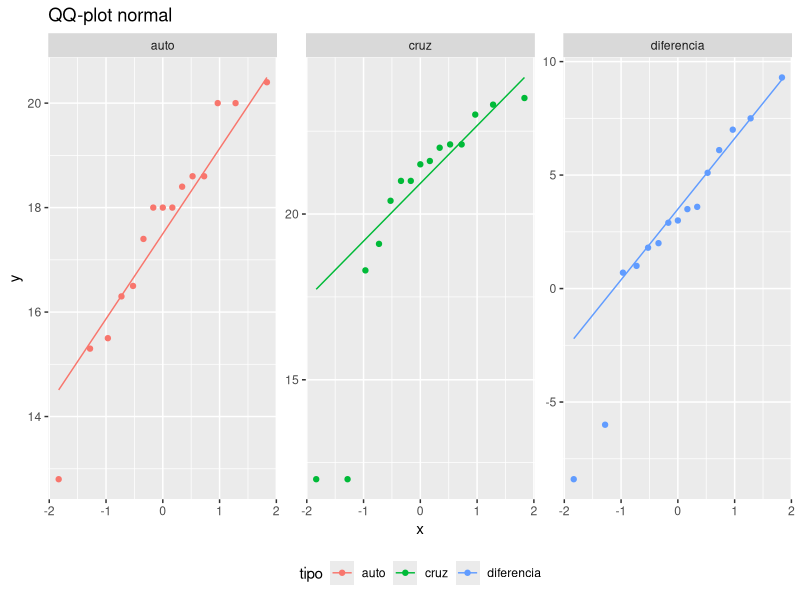
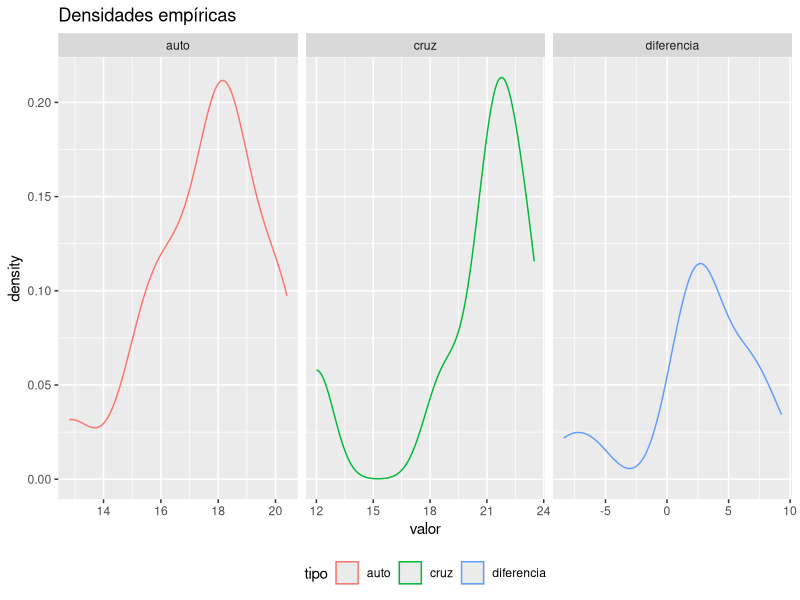
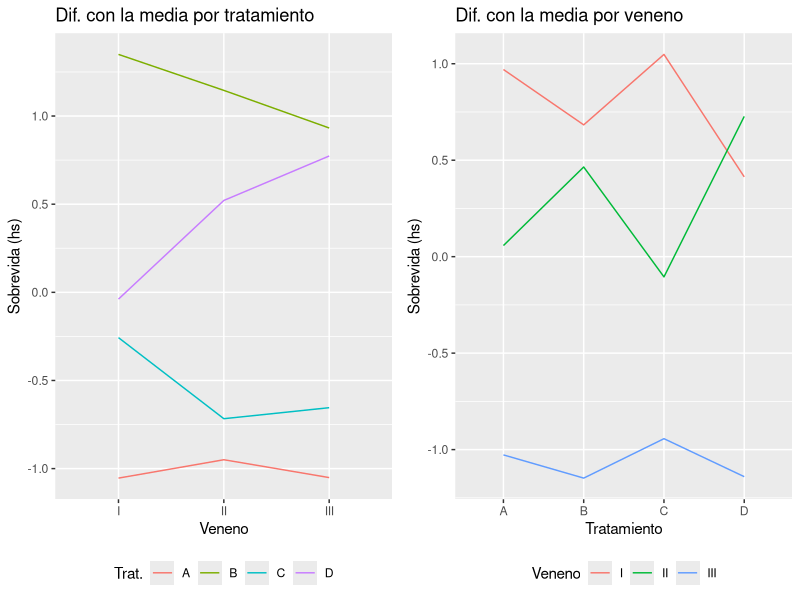
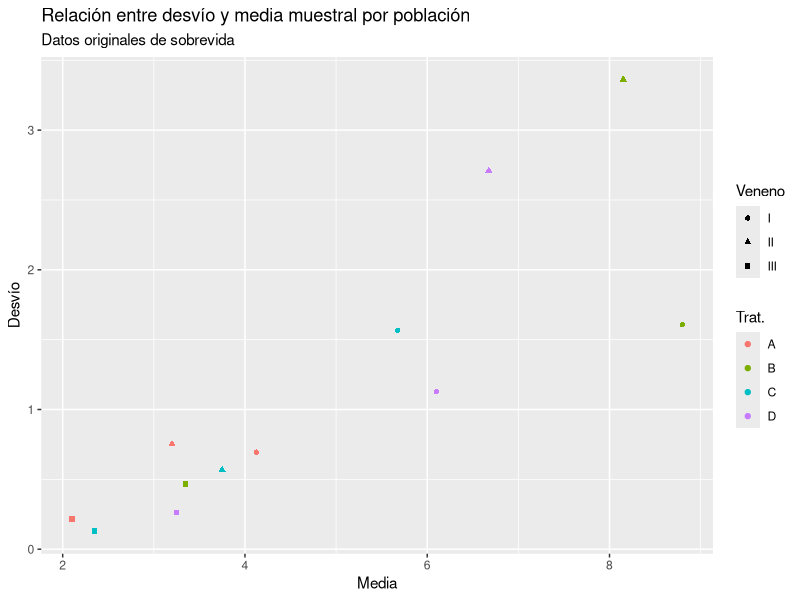
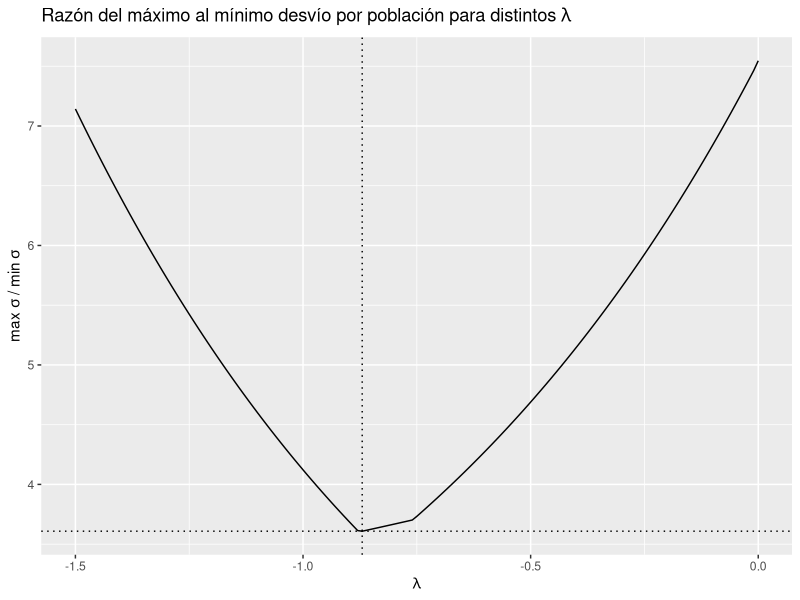
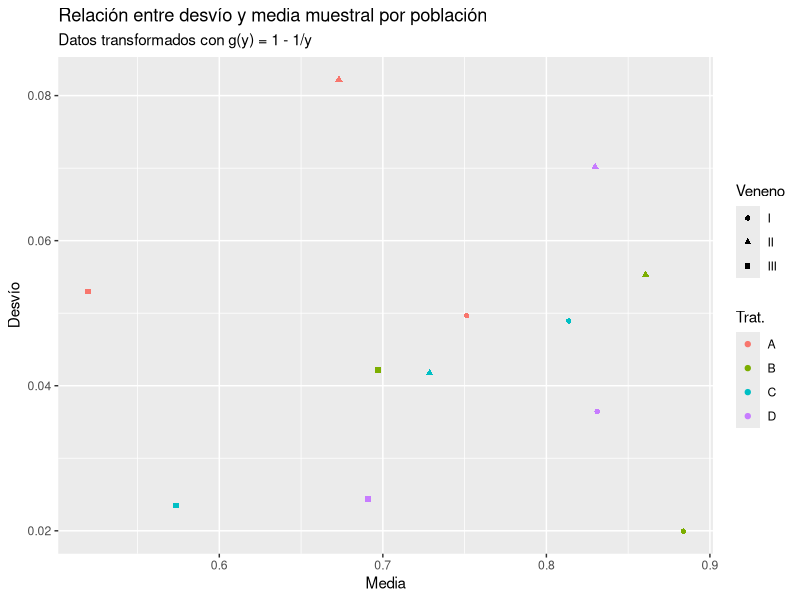
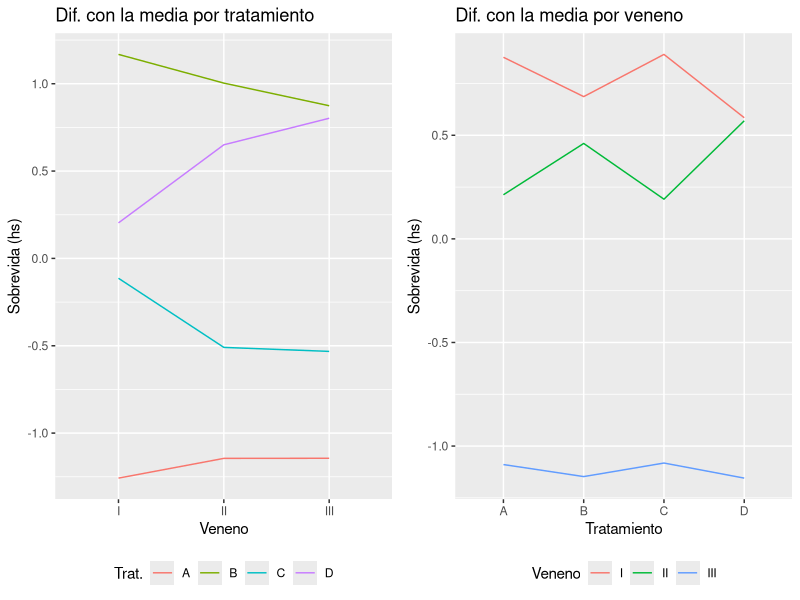
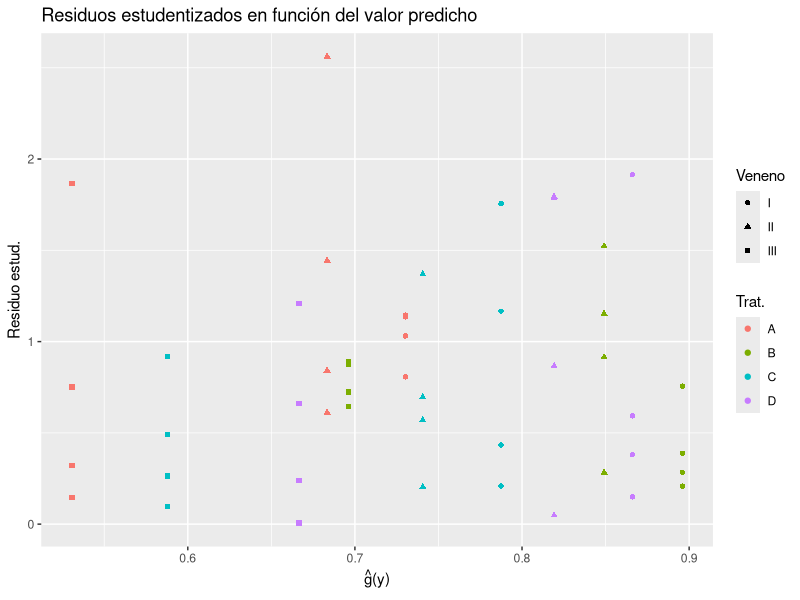

Generate these figures, in order, with R: (Note: this script raises an error after producing the figures.)
## ---- chunk 1
knitr::opts_chunk$set(echo = FALSE, message = FALSE, warning = FALSE)
options(tinytex.verbose = TRUE)
## ---- chunk 2
library(tidyverse) # manipulación de datos en general, graficos
library(broom) # limpieza y estructuracion de resultados de regresiones
library(GGally) # gráficos de perfiles, entre otros
library(gridExtra) # Paginado de gráficos 
## ---- chunk 3
tipo_cols <- cols(
  maceta = col_integer(),
  cruz = col_double(),
  auto = col_double()
)
df1 <- read_csv("../data/3-1.csv", col_types = tipo_cols)
## ---- chunk 4
df1 <- df1 %>%
  mutate(diferencia = cruz - auto)

df1 %>%
  gather("tipo", "valor", -maceta) %>%
  ggplot(aes(sample = valor, color = tipo)) +
  geom_qq() +
  geom_qq_line() +
  facet_wrap(~ tipo, scale = "free_y") +
  theme(legend.position = "bottom") +
  labs(title = "QQ-plot normal")

df1 %>%
  gather("tipo", "valor", -maceta) %>%
  ggplot(aes(valor, color = tipo)) +
  geom_density() +
  facet_wrap(~ tipo, scale = "free_x") +
  theme(legend.position = "bottom") +
  labs(title = "Densidades empíricas")
## ---- chunk 5
alfa <- 0.05
wcx_apar <- wilcox.test(df1$cruz, df1$auto, paired = T, alternative = "g",
                        conf.int = T, conf.level =1-alfa)
wcx_2samp <- wilcox.test(df1$cruz, df1$auto, paired = F, alternative = "g",
                        conf.int = T, conf.level = 1-alfa)
t_apar <- t.test(df1$cruz, df1$auto, paired = T, alternative = "g",
                        conf.int = T, conf.level = 1-alfa)
t_2samp <- t.test(df1$cruz, df1$auto, paired = F, alternative = "g",
                        conf.int = T, conf.level = 1-alfa)
## ---- chunk 6
tribble(
  ~Muestras, ~Test, ~llamada,
  "apareadas", "Wilcoxon", wcx_apar,
  "2 muestras", "Wilcoxon", wcx_2samp,
  "apareadas", "T de Student", t_apar,
  "2 muestras", "T de Student", t_2samp) %>%
  mutate(
    "p-valor" = map_dbl(llamada, "p.value"),
    "Lím. inf. IC" = map(llamada, "conf.int") %>% map_dbl(1)
  ) %>%
  select(-llamada) %>%
  knitr::kable(digits = 4)
## ---- chunk 7
tipo_cols <- cols()
raw2 <- read_csv("../data/3-2.csv", col_types = tipo_cols)
df2 <- raw2 %>%
  gather("trt", "sobrevida", -veneno) %>%
  mutate(
    trt = as_factor(trt),
    sobrevida = sobrevida * 10)

g3 <- df2 %>%
  group_by(veneno, trt) %>%
  summarise_all(mean)%>%
  spread(veneno, sobrevida) %>%
  ggparcoord(2:4, "trt") +
  labs(title = "Dif. con la media por tratamiento",
       x = "Veneno", y = "Sobrevida (hs)", color = "Trat.") +
  theme(legend.position = "bottom")

g4 <- df2 %>%
  group_by(veneno, trt) %>%
  summarise_all(mean)%>%
  spread(trt, sobrevida) %>%
  ggparcoord(2:5, "veneno") +
  labs(title = "Dif. con la media por veneno",
       x = "Tratamiento", y = "Sobrevida (hs)", color = "Veneno") +
  theme(legend.position = "bottom")

grid.arrange(g3, g4, ncol = 2)
## ---- chunk 8
df2 %>%
  group_by(veneno, trt) %>%
  summarise_all(lst(mean, sd)) %>%
  arrange(desc(sd)) %>%
  knitr::kable(
    digits = 3,
    caption = "La tasa entre los desvios de II:B y III:C es mayor a 26")
## ---- chunk 9
df2 %>%
  group_by(veneno, trt) %>%
  summarise_all(lst(mean, sd)) %>%
  ggplot(aes(mean, sd, color = trt, shape = veneno)) +
  geom_point() +
  labs(title = "Relación entre desvío y media muestral por población",
       subtitle = "Datos originales de sobrevida",
       x = "Media", y = "Desvío", shape = "Veneno", color = "Trat.")
## ---- chunk 10
boxcox <- function(y, lambda) {
  if (lambda == 0) {log(y)} else {(y^lambda - 1)/lambda}
}
evaluar_lambdas <- function(lambdas) {
  tasas <- vector("numeric", length(lambdas))
  for (i in seq_along(lambdas)) {
    l <- lambdas[i]
    desvios <- df2 %>%
      mutate(y = boxcox(sobrevida, lambda = l)) %>%
      group_by(veneno, trt) %>%
      dplyr::summarise(desvio = sd(y)) %>%
      pull("desvio")
    tasas[i] <- max(desvios)/min(desvios)
  }
  return(tibble(l = lambdas, t = tasas))
}

lambdas <- evaluar_lambdas(seq(-1.5, 0, 0.01))
  
lambdas %>%
  ggplot(aes(l, t)) +
  geom_line() +
  geom_hline(yintercept = min(lambdas$t), linetype = "dotted") +
  geom_vline(xintercept = lambdas$l[which.min(lambdas$t)], linetype = "dotted") +
  labs(title = expression(paste("Razón del máximo al mínimo desvío por población para distintos ", lambda)),
       x = expression(lambda), y=expression(paste("max ", sigma, " / min ", sigma)))
## ---- chunk 11
df2$y_ <- boxcox(df2$sobrevida, -1)

df2 %>%
  group_by(veneno, trt) %>%
  summarise_at(vars(y_), lst(mean, sd)) %>%
  ggplot(aes(mean, sd, color = trt, shape = veneno)) +
  geom_point() +
  labs(title = "Relación entre desvío y media muestral por población",
     subtitle = "Datos transformados con g(y) = 1 - 1/y",
     x = "Media", y = "Desvío", shape = "Veneno", color = "Trat.")

g5 <- df2 %>%
  group_by(veneno, trt) %>%
  summarise_at(vars(y_), mean)%>%
  spread(veneno, y_) %>%
  ggparcoord(2:4, "trt") +
  labs(title = "Dif. con la media por tratamiento",
       x = "Veneno", y = "Sobrevida (hs)", color = "Trat.") +
  theme(legend.position = "bottom")


g6 <- df2 %>%
  group_by(veneno, trt) %>%
  summarise_at(vars(y_), mean)%>%
  spread(trt, y_) %>%
  ggparcoord(2:5, "veneno") +
  labs(title = "Dif. con la media por veneno",
       x = "Tratamiento", y = "Sobrevida (hs)", color = "Veneno") +
  theme(legend.position = "bottom")


grid.arrange(g5, g6, ncol = 2)

## ---- chunk 12
mult <- lm(y_ ~ veneno * trt, df2)
tidy(anova(mult)) %>%
  transmute(
    "Coefs" = term,
    "GL" = df,
    "C. Medios" = as.character(signif(statistic, 3)),
    "F obs." = as.character(signif(statistic, 3)),
    "P-valor" = as.character(signif(p.value, 3))
  ) %>%
  knitr::kable()
## ---- chunk 13
adit <- lm(y_ ~ veneno + trt, df2)

glance(adit) %>%
  transmute(
    "R^2 aj." = as.character(signif(adj.r.squared, 3)),
    "F obs." = as.character(signif(statistic, 3)),
    "P-valor" = as.character(signif(p.value, 3))
  ) %>%
  knitr::kable()

tidy(anova(adit)) %>%
  transmute(
    "Coefs" = term,
    "GL" = df,
    "C. Medios" = as.character(signif(statistic, 3)),
    "F obs." = as.character(signif(statistic, 3)),
    "P-valor" = as.character(signif(p.value, 3))
  ) %>%
  knitr::kable()

tidy(adit) %>%
  transmute(
    "Coef." = term,
    "Estimado" = as.character(signif(estimate, 3)),
    "P-valor" = as.character(signif(p.value, 3))
  ) %>%
  knitr::kable()
## ---- chunk 14
augment(adit) %>%
  ggplot(aes(.fitted, abs(.std.resid), color = trt, shape = veneno)) +
  geom_point() +
  labs(title = "Residuos estudentizados en función del valor predicho",
       x = expression(paste(hat(g),"(y)")), y = "Residuo estud.",
       color = "Trat.", shape = "Veneno")

augment(adit) %>%
  ggplot(aes(sample = .resid)) +
  geom_qq() +
  geom_qq_line() +
  labs(title = "QQ-plot de los residuos del modelo aditivo",
     x = "Cuantil Teórico", y = "Residuo")
## ---- chunk 15
#TukeyHSD(aov(sobrevida ~ veneno + trt, df2))
tidy(TukeyHSD(aov(y_ ~ veneno + trt, df2))) %>%
  transmute(
    "Coef." = term,
    "Comp." = comparison,
    "Dif. medias" = as.character(signif(estimate, 3)),
    "Lím. inf. IC" = as.character(signif(conf.low, 3)),
    "Lím. sup. IC" = as.character(signif(conf.high, 3)),
    "P-valor" = as.character(signif(adj.p.value, 3)),
) %>%
  knitr::kable()
## ---- chunk 16
ginv <- function(y) {1/(1-y)}

resumen2 <- augment(adit) %>%
  select(veneno, trt, y_, .fitted) %>%
  transmute(
    veneno, trt,
    original = ginv(y_),
    ajustada = ginv(.fitted)) %>%
  group_by(veneno, trt) %>%
  summarise_all(mean) %>%
  ungroup()

resumen2 %>%
  arrange(desc(ajustada)) %>%
  transmute(
    veneno, trt,
    orig = as.character(signif(original, 3)),
    ajust = as.character(signif(ajustada, 3))
  ) %>%
  knitr::kable(col.names = c("Veneno", "Tratamiento", "Original", "Ajustada"))
## ---- chunk 17
resumen2 %>%
  gather("Tipo", "Sobrevida", -veneno, -trt) %>%
  group_by(veneno, trt, Tipo) %>%
  summarise_all(mean) %>%
  ggplot(aes(veneno, Sobrevida, linetype = Tipo, color = trt, group = paste(trt, Tipo))) +
  geom_line() +
  labs(title = "Perfiles de sobrevida (original y ajustada) para cada tratamiento",
       x = "Veneno", color = "Tratamiento")

resumen2 %>%
  gather("Tipo", "Sobrevida", -veneno, -trt) %>%
  group_by(veneno, trt, Tipo) %>%
  summarise_all(mean) %>%
  ggplot(aes(trt, Sobrevida, linetype = Tipo, color = veneno, group = paste(veneno, Tipo))) +
  geom_line() +
  labs(title = "Perfiles de sobrevida (original y ajustada) para cada veneno",
       x = "Tratamiento", color = "Veneno")
## ---- chunk 18
# Ejercicio 3
tipo_cols <- cols(
  sustancia = col_factor(),
  dosis = col_double(),
  muestreadas = col_integer(),
  aberrantes = col_integer()
)
df3 <- read_csv("../data/3-3.csv", col_types = tipo_cols)

df3 <- df3 %>% 
  mutate(prop = aberrantes/muestreadas) %>%
  rowid_to_column()

knitr::kable(df3, col.names = c("Obs.", "Sustancia", "Dosis", "Muestreadas", "Aberrantes", "Prop."))
## ---- chunk 19
df3 %>%
  ggplot(aes(dosis, prop, color = sustancia)) +
  geom_line(linetype = "dashed") +
  geom_point() +
  labs(title = "Proporción de células aberrantes en función de la dosis")
## ---- chunk 20
df3long <- df3 %>%
  spread(sustancia, dosis, fill = 0, sep = "")
## ---- chunk 21
lm3 <- lm(prop ~ poly(sustanciaA, 2) + poly(sustanciaB, 1) + muestreadas, df3long)

glance(lm3) %>%
  transmute(
    "R^2 aj." = as.character(signif(adj.r.squared, 3)),
    "F obs." = as.character(signif(statistic, 3)),
    "P-valor" = as.character(signif(p.value, 3))
  ) %>%
  knitr::kable()

tidy(lm3) %>%
  transmute(
    "Coef." = term,
    "Estimado" = as.character(signif(estimate, 3)),
    "P-valor" = as.character(signif(p.value, 3))
  ) %>%
  knitr::kable()
## ---- chunk 22
augment(lm3, data = df3long) %>%
  ggplot(aes(.fitted, .std.resid)) +
  geom_point() +
  labs(title = "Residuos estudentizados en función de la proporción predicha",
       x = expression(hat(p)[i]), y = "Res. est.")

augment(lm3, data = df3long) %>%
  ggplot(aes(sample = .resid)) +
  geom_qq() +
  geom_qq_line() +
  labs(title = "QQ-plot de los residuos de predicción",
     x = "Cuantil Teórico", y = "Residuo")

shapiro3 <- augment(lm3, data = df3long) %>%
  pull(".resid") %>%
  shapiro.test()
## ---- chunk 23
grilla <- crossing(
  muestreadas = c(200, 400),
  dosis = seq(0, 500, 5),
  sustancia = c("A", "B")
) %>%
  rowid_to_column() %>%
  spread(sustancia, dosis, fill = 0, sep = "")

augment(lm3, newdata = grilla) %>%
  transmute(
    muestreadas, sustanciaA, sustanciaB,
    prop = .fitted) %>%
  gather("sustancia", "dosis", -prop, -muestreadas) %>%
  filter(dosis != 0) %>%
  mutate(sustancia = str_sub(sustancia, -1, -1)) %>%
  ggplot(aes(dosis, prop, color = sustancia, linetype = factor(muestreadas))) +
  geom_line() +
  geom_point(data = df3) +
  scale_linetype_manual(values = c("dotted", "dashed")) + 
  coord_cartesian(ylim = c(0, 0.081)) +
  labs(title = "Proporción de células aberrantes predicha para valores seleccionados",
       linetype = "n")
